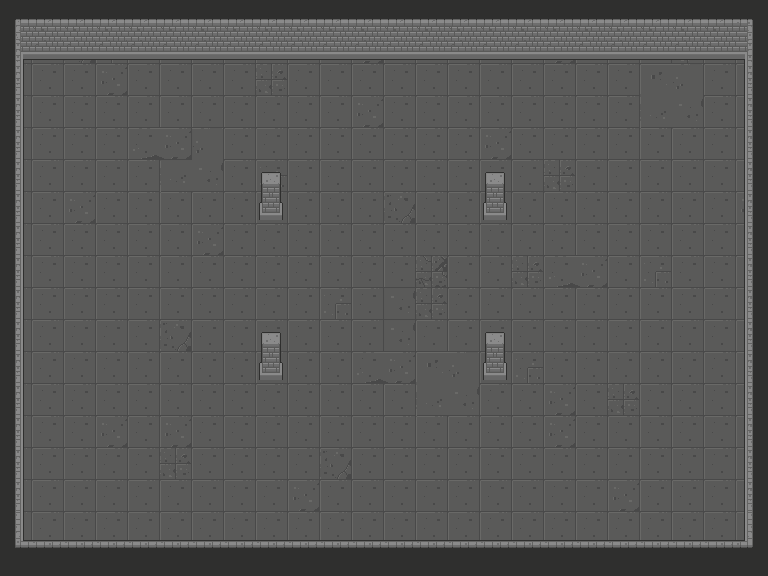

Tiled map render using the project's own tile images. Description and the map definition, with tile-layer contents summarised, below:
An orthogonal 24x18 tile map with 32x32 px tiles, 3 tile layers (Floor, Walls, Upper) and 1 object.

<map version="1.4" tiledversion="1.4.3" orientation="orthogonal" renderorder="right-down" width="24" height="18" tilewidth="32" tileheight="32" infinite="0" nextlayerid="5" nextobjectid="15">
 <tileset firstgid="1" name="Dungeon_Tileset" tilewidth="32" tileheight="32" tilecount="320" columns="16">
  <image source="../tileset/Dungeon_Tileset.png" width="512" height="640" />
  <tile id="224">
   <objectgroup draworder="index">
    <object id="1" x="3.021" y="0.046968" width="23.9342" height="27.9206" />
   </objectgroup>
  </tile>
 </tileset>
 <layer id="1" name="Floor" width="24" height="18">
  <data>[432 cells, 432 non-empty, 12 distinct tile ids]</data>
 </layer>
 <layer id="2" name="Walls" width="24" height="18">
  <properties>
   <property name="collides" type="bool" value="true" />
  </properties>
  <data>[432 cells, 82 non-empty, 9 distinct tile ids]</data>
 </layer>
 <layer id="3" name="Upper" width="24" height="18">
  <data>[432 cells, 76 non-empty, 10 distinct tile ids]</data>
 </layer>
</map>
